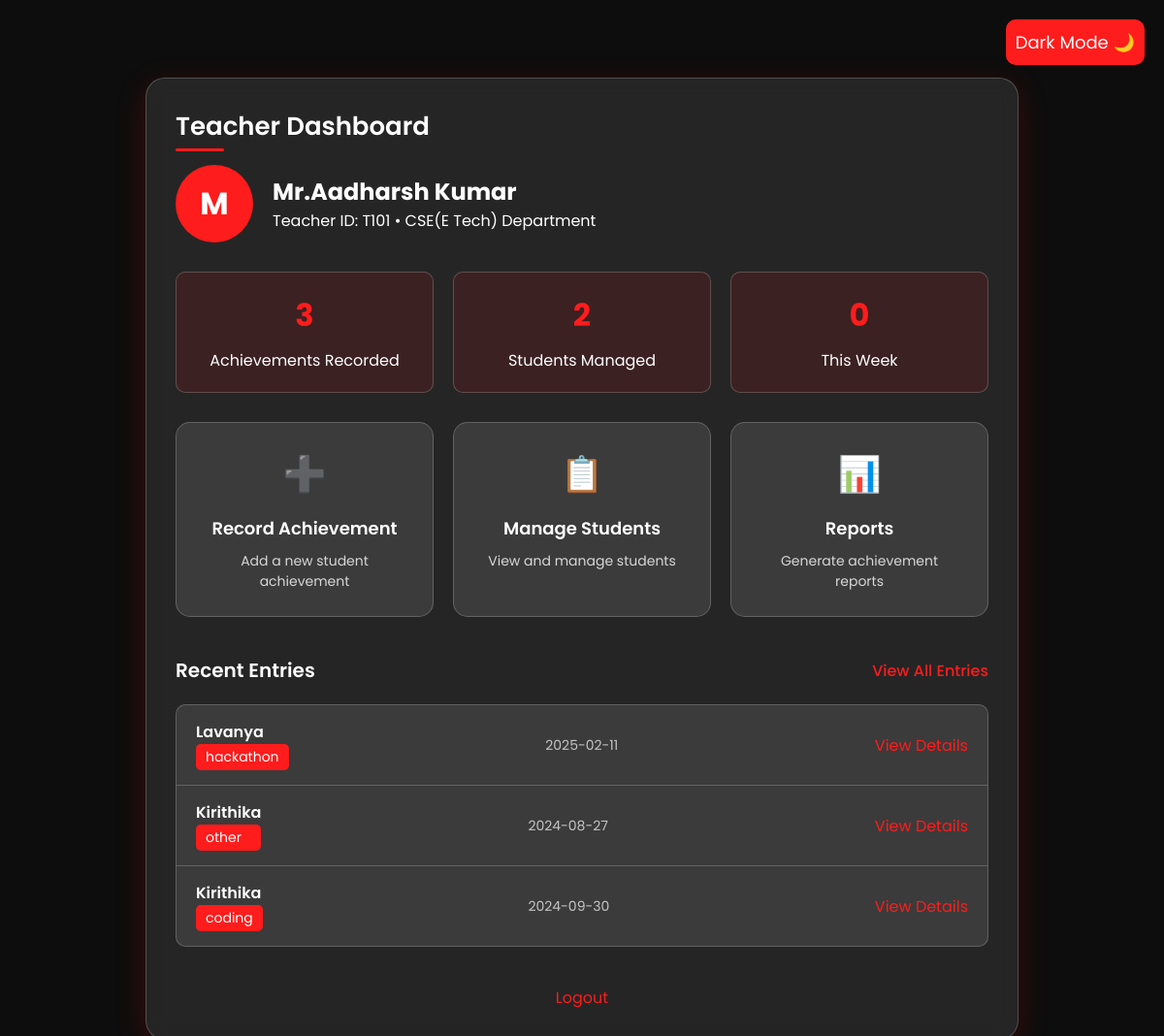
Page /teacher-dashboard (signed in) on the committed database.
### tables this page shows
CREATE TABLE achievements (
                id INTEGER PRIMARY KEY AUTOINCREMENT,
                student_id TEXT NOT NULL,
                achievement_type TEXT NOT NULL,
                event_name TEXT NOT NULL,
                achievement_date DATE NOT NULL,
                organizer TEXT NOT NULL,
                position TEXT NOT NULL,
                achievement_description TEXT,
                certificate_path TEXT,
                
                /* Common additional fields */
                symposium_theme TEXT,
                programming_language TEXT,
                coding_platform TEXT,
                paper_title TEXT,
                journal_name TEXT,
                conference_level TEXT,
                conference_role TEXT,
                team_size INTEGER,
                project_title TEXT,
                database_type TEXT,
                difficulty_level TEXT,
                other_description TEXT,
                
                created_at TIMESTAMP DEFAULT CURRENT_TIMESTAMP, teacher_id TEXT,
                FOREIGN KEY (student_id) REFERENCES student(student_id)
            );

CREATE TABLE student (
        student_name TEXT NOT NULL,
        student_id TEXT PRIMARY KEY,
        email TEXT UNIQUE NOT NULL,
        phone_number TEXT,
        password TEXT NOT NULL,
        student_gender TEXT,
        student_dept TEXT
    );

### app.py (the view)
@app.route("/teacher-dashboard", endpoint="teacher-dashboard")
def teacher_dashboard():
    if not session.get('logged_in'):
        return redirect(url_for('teacher'))
    teacher_id = session.get('teacher_id')
    teacher_data = {
        'id': teacher_id,
        'name': session.get('teacher_name'),
        'dept': session.get('teacher_dept')
    }
    connection = sqlite3.connect(DB_PATH)
    connection.row_factory = sqlite3.Row  # This enables column access by name
    cursor = connection.cursor()
    cursor.execute("SELECT COUNT(*) FROM achievements WHERE teacher_id = ?", (teacher_id,))
    total_achievements = cursor.fetchone()[0]
    cursor.execute("SELECT COUNT(DISTINCT student_id) FROM achievements WHERE teacher_id = ?",
                  (teacher_id,))
    students_managed = cursor.fetchone()[0]
    one_week_ago = (datetime.datetime.now() - datetime.timedelta(days=7)).strftime('%Y-%m-%d')
    cursor.execute("SELECT COUNT(*) FROM achievements WHERE teacher_id = ? AND achievement_date >= ?",
                  (teacher_id, one_week_ago))
    this_week_count = cursor.fetchone()[0]
    cursor.execute("""
        SELECT a.id, a.student_id, s.student_name, a.achievement_type,
               a.event_name, a.achievement_date
        FROM achievements a
        JOIN student s ON a.student_id = s.student_id
        WHERE a.teacher_id = ?
        ORDER BY a.created_at DESC
        LIMIT 5
    """, (teacher_id,))
    recent_entries = cursor.fetchall()
    connection.close()
    stats = {
        'total_achievements': total_achievements,
        'students_managed': students_managed,
        'this_week': this_week_count
    }
    return render_template("teacher_dashboard.html",
                           teacher=teacher_data,
                           stats=stats,
                           recent_entries=recent_entries)

### templates/teacher_dashboard.html (shortened to what this page needs)
<!DOCTYPE html>
<html lang="en">
<head>
  <link rel="stylesheet" href="{{ url_for('static', filename = 'styles.css') }}" />
</head>
<body style="height: auto; align-items: flex-start; padding-top: 80px;">
  <div class="toggle-container">
    <button id="mode-toggle">Dark Mode 🌙</button>
  </div>
  <div class="container dashboard-container">
    <div class="title">Teacher Dashboard</div>
    <div class="content">
      <div class="teacher-info">
        <div class="teacher-avatar">{{ teacher.name[0] }}</div>
        <div class="teacher-details">
          <h2>{{ teacher.name }}</h2>
          <p>Teacher ID: {{ teacher.id }} • {{ teacher.dept }} Department</p>
        </div>
      </div>
      <div class="dashboard-stats">
        <div class="stat-card">
          <div class="stat-number">{{ stats.total_achievements }}</div>
          <div class="stat-label">Achievements Recorded</div>
        </div>
        <div class="stat-card">
          <div class="stat-number">{{ stats.students_managed }}</div>
          <div class="stat-label">Students Managed</div>
        </div>
        <div class="stat-card">
          <div class="stat-number">{{ stats.this_week }}</div>
          <div class="stat-label">This Week</div>
        </div>
      </div>
      <div class="dashboard-actions">
        <a href="{{ url_for('teacher-achievements') }}" class="dashboard-action">
          <div class="action-icon">➕</div>
          <div class="action-title">Record Achievement</div>
          <div class="action-description">Add a new student achievement</div>
        </a>
        <a href="#" class="dashboard-action">
          <div class="action-icon">📋</div>
          <div class="action-title">Manage Students</div>
          <div class="action-description">View and manage students</div>
        </a>
        <a href="#" class="dashboard-action">
          <div class="action-icon">📊</div>
          <div class="action-title">Reports</div>
          <div class="action-description">Generate achievement reports</div>
        </a>
      </div>
      <div class="recent-section">
        <div class="section-header">
          <div class="section-title">Recent Entries</div>
          <a href="#" class="view-all">View All Entries</a>
        </div>
        <div class="recent-entries">
          {% if recent_entries %}
            {% for entry in recent_entries %}
              <div class="entry-item">
                <div class="entry-details">
                  <span class="student-name">{{ entry.student_name }}</span>
                  <span class="achievement-type">{{ entry.achievement_type }}</span>
                </div>
                <div class="entry-date">{{ entry.achievement_date }}</div>
                <div class="entry-action">
                  <a href="#">View Details</a>
                </div>
              </div>
            {% endfor %}
          {% else %}
          <div class="entry-item" style="text-align: center;">
            <p>No Achievements have been recorded yet.</p>
          </div>
        {% endif %}
      </div>
    </div>
      <div class="logout-section" style="text-align: center; margin-top: 40px;">
        <a href="{{ url_for('home') }}" style="color: var(--primary-color); text-decoration: none;">Logout</a>
      </div>
    </div>
  </div>
</body>
</html>

### static/styles.css (style rules this page uses)
:root { --bg-color: #0d0d0d; --glass-bg: rgba(255, 255, 255, 0.1); --text-color: #fff; --primary-color: #ff1c1c; --border-color: rgba(255, 255, 255, 0.2); }
* { margin: 0; padding: 0; box-sizing: border-box; font-family: 'Poppins', sans-serif; }
body { height: 100vh; display: flex; justify-content: center; align-items: center; background-color: var(--bg-color); transition: background-color 0.3s ease; color: var(--text-color); padding: 20px; }
.toggle-container { position: absolute; top: 20px; right: 20px; }
.toggle-container button { background-color: var(--primary-color); border: none; border-radius: 10px; color: white; padding: 10px; font-size: 18px; cursor: pointer; transition: background 0.3s ease; }
.container { max-width: 700px; width: 100%; background: var(--glass-bg); border-radius: 20px; padding: 30px; box-shadow: 0 8px 32px rgba(255, 0, 0, 0.2); backdrop-filter: blur(10px); -webkit-backdrop-filter: blur(10px); border: 1px solid var(--border-color); }
.title { font-size: 26px; font-weight: 600; position: relative; margin-bottom: 20px; color: var(--text-color); }
.title::before { content: ""; position: absolute; bottom: -6px; left: 0; width: 50px; height: 3px; background: var(--primary-color); border-radius: 5px; }

### templates/teacher_dashboard.html (style rules this page uses)
.dashboard-container { max-width: 900px !important; }
.teacher-info { display: flex; align-items: center; gap: 20px; margin-bottom: 30px; }
.teacher-avatar { width: 80px; height: 80px; border-radius: 50%; background-color: var(--primary-color); display: flex; justify-content: center; align-items: center; color: white; font-size: 32px; font-weight: bold; }
.teacher-details h2 { margin: 0; font-size: 24px; }
.dashboard-stats { display: flex; flex-wrap: wrap; gap: 20px; margin-bottom: 30px; }
.stat-card { flex: 1; min-width: 200px; background: rgba(255, 0, 0, 0.1); border-radius: 10px; padding: 20px; text-align: center; border: 1px solid var(--border-color); transition: transform 0.3s ease; }
.stat-number { font-size: 32px; font-weight: bold; color: var(--primary-color); }
.stat-label { font-size: 16px; margin-top: 10px; }
.dashboard-actions { display: flex; flex-wrap: wrap; gap: 20px; margin-top: 30px; }
.dashboard-action { flex: 1; min-width: 250px; background: var(--glass-bg); border-radius: 15px; padding: 25px; text-align: center; border: 1px solid var(--border-color); transition: all 0.3s ease; text-decoration: none; color: var(--text-color); }
.action-icon { font-size: 36px; margin-bottom: 15px; color: var(--primary-color); }
.action-title { font-size: 18px; font-weight: 600; margin-bottom: 10px; }
.action-description { font-size: 14px; opacity: 0.8; }
.recent-section { margin-top: 40px; }
.section-header { display: flex; justify-content: space-between; align-items: center; margin-bottom: 20px; }
.section-title { font-size: 20px; font-weight: 600; }
.view-all { color: var(--primary-color); text-decoration: none; font-weight: 500; }
.recent-entries { background: var(--glass-bg); border-radius: 10px; border: 1px solid var(--border-color); overflow: hidden; }
.entry-item { display: flex; justify-content: space-between; align-items: center; padding: 15px 20px; border-bottom: 1px solid var(--border-color); }
.entry-item:last-child { border-bottom: none; }
.entry-details { display: flex; flex-direction: column; }
.student-name { font-weight: 600; }
.achievement-type { font-size: 14px; background-color: var(--primary-color); color: white; padding: 3px 10px; border-radius: 5px; display: inline-block; }
.entry-date { font-size: 14px; opacity: 0.7; }
.entry-action a { color: var(--primary-color); text-decoration: none; }
.toggle-container { position: fixed; top: 20px; right: 20px; z-index: 100; }

### rows in the picture
achievements: student_name "Lavanya", achievement_type "hackathon", achievement_date "2025-02-11"
achievements: student_name "Kirithika", achievement_type "other", achievement_date "2024-08-27"
achievements: student_name "Kirithika", achievement_type "coding", achievement_date "2024-09-30"

### other values in the picture
{{ teacher.name[0] }} "M"
{{ teacher.name }} "Mr.Aadharsh Kumar"
{{ teacher.id }} "T101"
{{ teacher.dept }} "CSE(E Tech)"
{{ stats.total_achievements }} "3"
{{ stats.students_managed }} "2"
{{ stats.this_week }} "0"
